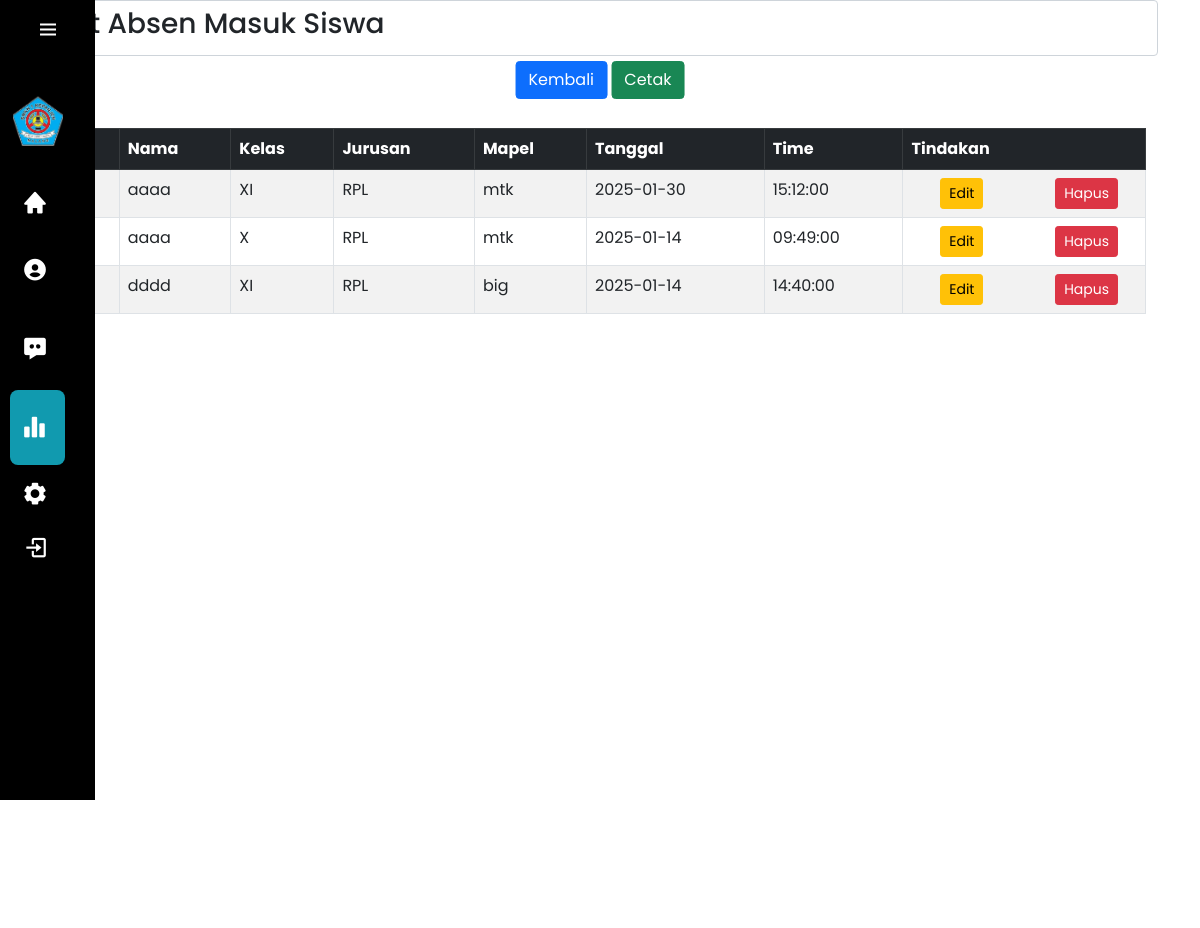
/listmasuk.php, run on the app's committed database.
### tables this page shows
CREATE TABLE `tb_absen` (
  `id` int(11) NOT NULL,
  `nama` varchar(50) NOT NULL,
  `kelas` enum('X','XI','XII') NOT NULL,
  `jurusan` enum('RPL','TKJ','TKR','TBSM','TEI') NOT NULL,
  `mapel` enum('mtk','big','bin','ipa','pkn','sejarah') NOT NULL,
  `tanggal` date NOT NULL,
  `time` time NOT NULL
);

### listmasuk.php (the view, shortened to what this page needs)
<?php include("conn.php"); ?>
<!DOCTYPE html>
<html lang="en">
<head>
  <link href="https://cdn.jsdelivr.net/npm/bootstrap@5.0.2/dist/css/bootstrap.min.css" rel="stylesheet">
  <link rel="stylesheet" href="style.css">
  <link href='https://unpkg.com/boxicons@2.1.4/css/boxicons.min.css' rel='stylesheet'>
</head>
<body>
  <div class="container">
    <label for="click">
      <i class='menu-btn bx bx-menu'></i>
    </label>
    <div class="sidenav">
      <div class="logo">
      <img src="kanesa.png" width="50px" height="50px">
      </div>
      <div class="icon_items">
        <ul>
            <li>
            <i class='bx bxs-home'></i>
          </li>
          <li>
            <i class='bx bxs-user-circle'></i>
          </li>
          <li>
            <i class='bx bxs-message-dots'></i>
          </li>
            <li class="active">
            <i class='bx bxs-bar-chart-alt-2'></i>
          </li>
          <li>
            <i class='bx bxs-cog'></i>
          </li>
          <li>
            <i class='bx bx-log-in'></i>
          </li>
        </ul>
      </div>
    </div>
<header class="form-control">
<h3>List Absen Masuk Siswa</h3>
</header><br>
<nav class="position-absolute top-10 start-50 translate-middle">
<a href="datasiswa.php" class="btn btn-primary btn-md">Kembali</a>
<a href="cetakmasuk.php" class="btn btn-success">Cetak</a>
</nav>
<div class="container">
    <table class="table table-striped table-hover table-bordered mt-5">
    <thead class="table-dark">
<th>No</th>
<th>Nama</th>
<th>Kelas</th>
<th>Jurusan</th>
<th>Mapel</th>
<th>Tanggal</th>
<th>Time</th>
<th>Tindakan</th>
</thead>
<tbody>
<?php
$sql = "SELECT * FROM tb_absen";
$query = mysqli_query($conn, $sql);
$i = 1;
?>
<?php while ($siswa = mysqli_fetch_array($query)) : ?>
<tr>
<td><?php echo $i ?></td>
<td><?php echo $siswa['nama'] ?></td>
<td><?php echo $siswa['kelas'] ?></td>
<td><?php echo $siswa['jurusan'] ?></td>
<td><?php echo $siswa['mapel'] ?></td>
<td><?php echo $siswa['tanggal'] ?></td>
<td><?php echo $siswa['time'] ?></td>
<td>
<div class='row'>
<div class='col d-flex justify-content-center'>
<a href ="form-edit-masuk.php?id=<?php echo $siswa['id']?>" class='btn btn-sm btn-warning'>Edit</a>
</div>
<div class='col d-flex justify-content-center'>
<a href ="hapusmasuk.php?id=<?php echo $siswa['id']?>" class='btn btn-sm btn-danger'>Hapus</a>
</div>
</td>
</tr>
<?php $i++ ?>
<?php endwhile; ?>
</tbody>
</table>
<p>Total Siswa Absen: <?php echo mysqli_num_rows($query) ?></p>
</div>
</body>
</html>
</body>
</html>

### style.css (style rules this page uses)
* { padding: 0; margin: 0; box-sizing: border-box; font-family: "Poppins", sans-serif; }
.container { width: 100%; height: 100vh; background: #ffffff; color: #ffffff; }
.container .sidenav { width: 115px; height: 100vh; overflow: hidden; position: fixed; padding: 40px 16px; background-color: #000; transition: width 0.6s, left 0.6s; left: -20px; }
img { display: block; margin-left: auto; margin-right: auto; }
.sidenav .icon_items ul { list-style: none; margin-top: 32px; padding: 0 10px; }
.sidenav .icon_items ul li { cursor: pointer; margin: 4px; padding: 12px 0; border-radius: 8px; display: flex; align-items: center; transition: 0.5s ease; }
.icon_items .active, .sidenav .icon_items ul li:hover { background: #119aaf; }
.sidenav .icon_items ul li i { font-size: 26px; padding: 0 12px; }
.container label { position: absolute; left: 3%; top: 1.5%; font-size: 24px; z-index: 1; cursor: pointer; }

### data on the page
tb_absen: nama "aaaa", kelas "XI", jurusan "RPL", mapel "mtk", tanggal "2025-01-30", time "15:12:00"
tb_absen: nama "aaaa", kelas "X", jurusan "RPL", mapel "mtk", tanggal "2025-01-14", time "09:49:00"
tb_absen: nama "dddd", kelas "XI", jurusan "RPL", mapel "big", tanggal "2025-01-14", time "14:40:00"
